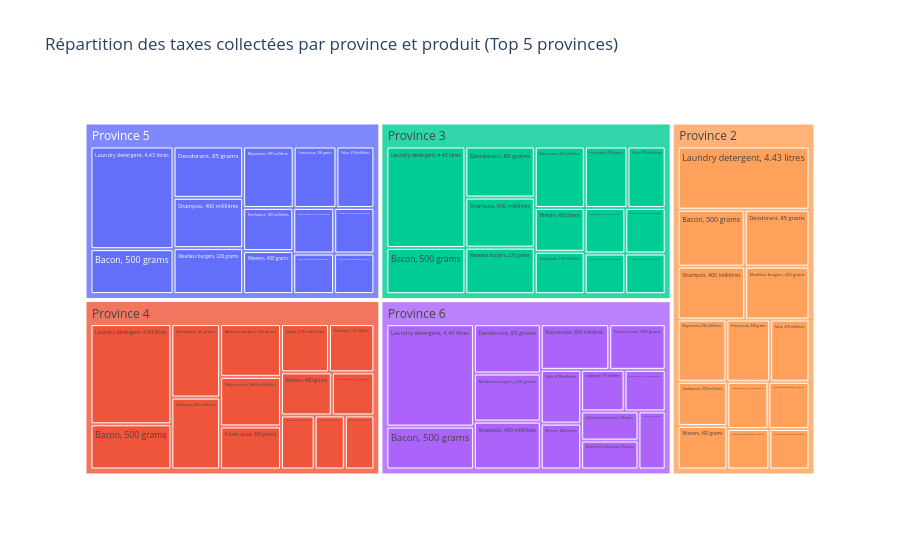

The notebook cell saved with this chart:
### Markdown cell above
On trouve bizarre qu'il n'y ai QUE 14 produits taxable (probleme de dataset??) mais on voit bien que ceux-ci touche plus les produits de bébé

### Code cell
import plotly.express as px

# Treemap avec province et produit imbriqués
fig = px.treemap(grouped_top_prov,
                 path=['GEO', 'Products'],
                 values='TaxCollected',
                 title="Répartition des taxes collectées par province et produit (Top 5 provinces)")
fig.show()

### Figure 1 — Plotly figure (JSON) as saved in the notebook; plotly's stock layout.template omitted (floating-point values rounded to 4 significant figures; data arrays with more than 128 entries replaced by an {"elided": "..."} marker saying what was removed)
{"data": [{"branchvalues": "total", "domain": {"x": [0, 1], "y": [0, 1]}, "hovertemplate": "labels=%{label}<br>TaxCollected=%{value}<br>parent=%{parent}<br>id=%{id}<extra></extra>", "ids": {"elided": "554 str values"}, "labels": {"elided": "554 str values"}, "name": "", "parents": {"elided": "554 str values"}, "type": "treemap", "values": {"elided": "554 float values"}}], "layout": {"legend": {"tracegroupgap": 0}, "title": {"text": "Répartition des taxes collectées par province et produit (Top 5 provinces)"}}}
